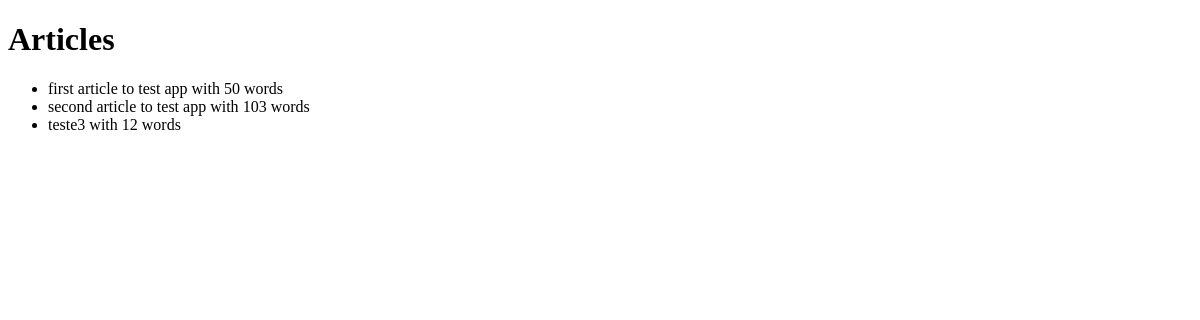
Before: / with the older database file.
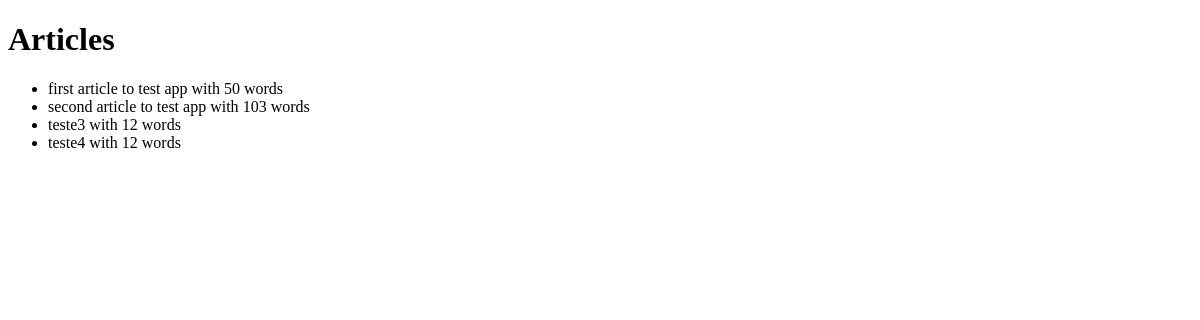
After: the same page with the newer database file.
### app/models.py (models this page shows)
class Article(models.Model):
    title = models.CharField(max_length=100)
    content = models.TextField(blank=True, default="")
    word_count = models.IntegerField()
    twitter_post = models.TextField(blank=True, default="")
    status = models.CharField(
        max_length=20,
        choices=ARTICLE_STATUS,
        default=ARTICLE_STATUS[0][0],
    )
    created_at = models.DateTimeField(auto_now_add=True)
    updated_at = models.DateTimeField(auto_now=True)

### app/views.py (the view)
# urls.py: path("", home, name="home"),
def home(request):
    articles = Article.objects.all()
    return render(request, "app/home.html", {"articles": articles})

### templates/app/home.html (shortened to what this page needs)
<!DOCTYPE html>
<html lang="en">
  <head>
  </head>
  <body>
    <h1>Articles</h1>
    <ul>
      {% for article in articles %}
        <li>{{ article.title }} with {{ article.word_count }} words</li>
      {% endfor %}
    </ul>
  </body>
</html>

Changed rows visible on the page:
added Article: title "teste4", word_count "12"
